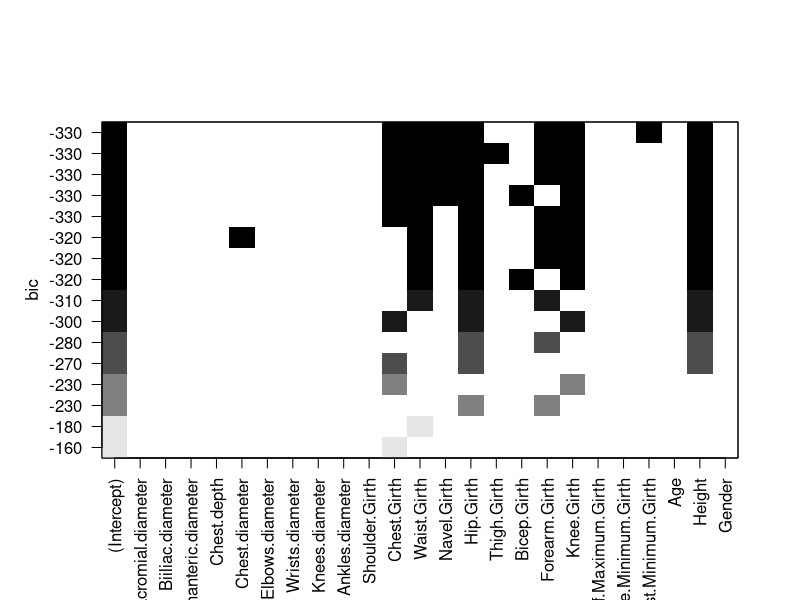

The R source for this figure: (Note: this script raises an error after producing the figure.)
## ---- chunk 1
# Cargo las librerías necesarias
if(!require(tidyr)) install.packages("tidyr")
if(!require(dplyr)) install.packages("dplyr")
if(!require(ggpubr)) install.packages("ggpubr")
if(!require(car)) install.packages("car")
if(!require(kableExtra)) install.packages("kableExtra")
if(!require(ggfortify)) install.packages("ggfortify")
if(!require(leaps)) install.packages("leaps")
if(!require(caret)) install.packages("caret")
if(!require(pROC)) install.packages("pROC")
## ---- chunk 2
# Definimos la semilla
set.seed(21388)

# Leemos los datos
datos <- read.csv2(file = "EP09 Datos.csv", stringsAsFactors = TRUE)

# Filtro los datos
datos_filtrados <- datos %>% mutate(IMC = Weight / ((Height/100) ^2)) %>% mutate(EN = ifelse(IMC > 23.2, 0, 1))
## ---- chunk 3

# Seleccionar una muestra de 100 personas
primera_muestra <- datos_filtrados %>% filter(EN == 0) %>% sample_n(50, replace = FALSE)
segunda_muestra <- datos_filtrados %>% filter(EN == 1) %>% sample_n(50, replace = FALSE)
muestra <- rbind(primera_muestra, segunda_muestra) %>% sample_frac(1L)

# Calculo una nueva muestra que tenga 15 personas con sobrepeso y 15 personas sin sobrepeso que no se repitan con la muestra anterior
tercera_muestra <- datos_filtrados %>% filter(EN == 0) %>% sample_n(15, replace = FALSE)
cuarta_muestra <- datos_filtrados %>% filter(EN == 1) %>% sample_n(15, replace = FALSE)

# Seleccionar una muestra de 30 personas
muestraTest <- rbind(tercera_muestra, cuarta_muestra) %>% sample_frac(1L)
## ---- chunk 4
# Definimos la semilla
set.seed(21388)

# Variables de respuesta
variable_respuesta_continua <- "Weight"
variable_respuesta_binaria <- "EN"
variable_prohibida <- c("IMC", "EN")

# Seleccionar datos excluyendo la variable de respuesta binaria
datos_modelo <- muestra %>% select(-all_of(variable_prohibida))

# Crear fórmula para la regresión
formula_regresion <- formula(paste(variable_respuesta_continua, ".", sep = " ~ "))

# Realizar selección exhaustiva de subconjuntos de variables
modelo_seleccion_subconjuntos <- regsubsets(formula_regresion, data = datos_modelo, 
                                            nbest = 2, nvmax = 8,method = "exhaustive")

# Obtener resumen de la selección
resumen_seleccion <- summary(modelo_seleccion_subconjuntos)

# Identificar el mejor modelo según BIC
indice_mejor_bic <- which.min(resumen_seleccion[["bic"]])

# Seleccionar los nombres de las variables del mejor modelo
variables_seleccionadas <- names(which(resumen_seleccion[["which"]][indice_mejor_bic, ])[-1])

# Imprimir resultados
print(resumen_seleccion)
print(variables_seleccionadas)

# Graficar la selección de subconjuntos
plot(modelo_seleccion_subconjuntos)

## ---- chunk 5

# Crear fórmula con las variables seleccionadas
formula_regresion_seleccionada <- formula(paste(variable_respuesta_continua, 
                                                paste(variables_seleccionadas, collapse = " + "), sep = " ~ "))
# Número de bootstrap
B <- 500
set.seed(21388)

# Entrenar el modelo
rlm1Entrenamiento <- train(formula_regresion_seleccionada, data = muestra, method = "lm",
                           trControl = trainControl(method = "boot", number = B))

# Obtener el modelo final
rlm1 <- rlm1Entrenamiento[["finalModel"]]

# Imprimir el resumen del modelo
print(summary(rlm1))

## ---- chunk 6
# Multicolinealidad
cat("Factores de inflación de la varianza:\n")
print(vif(rlm1))
## ---- chunk 7
variables_seleccionadas <- variables_seleccionadas[-1]
variables_seleccionadas <- variables_seleccionadas[-4]
variables_seleccionadas <- variables_seleccionadas[-1]
variables_seleccionadas <- variables_seleccionadas[-2]

rlm1_sel_text <- paste(variables_seleccionadas, collapse = " + ")
formula_regresion_seleccionada <- formula(paste(variable_respuesta_continua, rlm1_sel_text, sep = " ~ "))

rlm1_train <- train(formula_regresion_seleccionada, data = datos_modelo, method = "lm",
                    trControl = trainControl(method = "boot", number = B))
rlm1<- rlm1_train[["finalModel"]]

cat("Modelo de RLM 1 con cinco predictores:\n")
print(summary(rlm1))
cat("Factores de inflación de la varianza:\n")
print(vif(rlm1))

## ---- chunk 8
# Ajuste y linealidad
rlm1_equiv <- lm(formula_regresion_seleccionada, datos_modelo)
cat("Prueba de curvatura para los predictores del modelo de RLM 1:\n")
residualPlots(rlm1_equiv, linear = TRUE)

marginalModelPlots(rlm1_equiv, sd = TRUE, fitted = FALSE)

## ---- chunk 9
# Casos influyentes
rlm1_casos_influyente <- influencePlot(rlm1_equiv, id = list(n = 3))
cat("Casos notorios para el modelo de RLM:\n")
print(rlm1_casos_influyente)
cat("\n")
## ---- chunk 10
# Independencia de los residuos
cat("Prueba de la independencia de los residuos para el modelo de RLM:\n")
print(durbinWatsonTest(rlm1_equiv))
## ---- chunk 11
# Realizar validación cruzada

# Calcular el error cuadrático medio para el conjunto de entrenamiento

rmse_entrenamiento <- sqrt(mean(resid(rlm1_equiv) ** 2))
cat("MSE para el conjunto de entrenamiento:", rmse_entrenamiento, "\n")


predicciones_prueba_rlm <- predict(rlm1_equiv, muestraTest)

# Calcular el error cuadrático medio para el conjunto de prueba
error <- muestraTest[["Weight"]] - predicciones_prueba_rlm
rmse_prueba <- sqrt(mean(error ** 2))
cat("MSE para el conjunto de prueba:", rmse_prueba, "\n")

#calcula el cambio de error
cat("Cambio de error:", rmse_prueba - rmse_entrenamiento, "\n")

## ---- chunk 12
# Definir la semilla
set.seed(21388)


# Dividir muestra en entrenamiento y prueba

muestra_entrenamiento_2 <- datos_filtrados %>% sample_frac(0.7)
muestra_prueba_2 <- setdiff(datos_filtrados, muestra_entrenamiento_2)
## ---- chunk 13
# Configuración del control para RFE
rfe_control <- rfeControl(functions = lmFuncs, method = "repeatedcv", 
                          number = 5, repeats = 5, verbose = FALSE)

# Configuración del rango de tamaños de los subconjuntos
rfe_tamanos <- 5:15

# Aplicar RFE
set.seed(21388)
rfe_resultados <- rfe(
  x = muestra_entrenamiento_2 %>% select(-IMC, -Weight, -Height, -EN),
  y = muestra_entrenamiento_2$IMC,
  sizes = rfe_tamanos,
  rfeControl = rfe_control,
  metric = "Rsquared"
)

# Mostrar resultados de RFE
print(rfe_resultados)
plot(rfe_resultados)
## ---- chunk 14
# Obtener los mejores predictores seleccionados
mejores_predictores <- predictors(rfe_resultados)
cat("Mejores predictores seleccionados :
")
cat(paste(mejores_predictores, collapse = "\n "), "
")


# Crear fórmula del modelo inicial
formula_inicial <- as.formula(paste("IMC ~", paste(mejores_predictores, collapse = " + ")))

# Entrenar el modelo inicial
set.seed(21388)
modelo_inicial <- train(
  formula_inicial,
  data = muestra_entrenamiento_2,
  method = "lm",
  trControl = trainControl(method = "repeatedcv", number = 5, repeats = 5)
)

# Mostrar VIF del modelo inicial
cat("Factores de inflación de la varianza (VIF) del modelo inicial:\n")
print(vif(modelo_inicial$finalModel))
## ---- chunk 15
# Eliminar variables con VIF alto
a_eliminar <- c("Weight", "Gender", "Forearm.Girth", "Wrist.Minimum.Girth", 
               "Hip.Girth", "Bicep.Girth", "Chest.Girth", "Shoulder.Girth", 
               "Waist.Girth","Elbows.diameter")
mejores_predictores <- setdiff(mejores_predictores, a_eliminar)
cat("Mejores predictores seleccionados tras eliminar VIF alto:
")
cat(paste(mejores_predictores, collapse = "\n "), "
")

# Crear fórmula del modelo final
formula_final <- as.formula(paste("IMC ~", paste(mejores_predictores, collapse = " + ")))

# Entrenar el modelo final
set.seed(21388)
modelo_final <- train(
  formula_final,
  data = muestra_entrenamiento_2,
  method = "lm",
  trControl = trainControl(method = "repeatedcv", number = 5, repeats = 5)
)

# Resumen del modelo final
print(summary(modelo_final$finalModel))

# Mostrar VIF del modelo final
cat("Factores de inflación de la varianza (VIF) del modelo final:\n")
print(vif(modelo_final$finalModel))
## ---- chunk 16

# Crear un modelo equivalente con lm para realizar diagnósticos
modelo_equivalente <- lm(formula_final, data = muestra_entrenamiento_2)

# Gráfico de residuos
cat("Gráficos de diagnóstico:\n")
par(mfrow = c(2, 2))
plot(modelo_equivalente)

# Prueba de curvatura
cat("Prueba de curvatura:\n")
residualPlots(modelo_equivalente, linear = TRUE, ask = FALSE)

marginalModelPlots(modelo_equivalente, sd = TRUE, fitted = FALSE)
# para ver estos graficos se debe apretat enter en la terminal
## ---- chunk 17

# Entrenar el modelo final
set.seed(21388)
modelo_final <- train(
  formula_final,
  data = muestra_entrenamiento_2,
  method = "lm",
  trControl = trainControl(method = "repeatedcv", number = 5, repeats = 5)
)


## ---- chunk 18
# Gráfico de influencia
cat("Casos influyentes:\n")
influencePlot(modelo_final$finalModel)

# Identificar observaciones influyentes
cat("Observaciones influyentes:\n")
print(cooks.distance(modelo_final$finalModel))
## ---- chunk 19
# Prueba de Durbin-Watson
cat("Prueba de independencia de residuos:\n")
print(durbinWatsonTest(modelo_final$finalModel))
## ---- chunk 20
# Calcular el RMSE
predicciones <- predict(modelo_final, newdata = muestra_prueba_2)
rmse <- sqrt(mean((muestra_prueba_2$IMC - predicciones) ^ 2))
cat("RMSE en el conjunto de prueba:", rmse, "\n")

rlm2_err_df <- modelo_final$resample %>% select(RMSE)
rlm2_err_p <- ggplot(rlm2_err_df, aes(x = RMSE)) +
  geom_histogram(bins = 5, fill = "blue", alpha = 0.7) +
  theme_minimal() +
  labs(title = "Distribución del RMSE", x = "RMSE", y = "Frecuencia")
print(rlm2_err_p)

# Ver el rango de la variable IMC
rango_imc <- range(datos_filtrados$IMC)
cat("El rango de IMC es:", rango_imc[1], "a", rango_imc[2], "\n")

## ---- chunk 21
# Definir la semilla
set.seed(21388)


# Convertir EN a factor con niveles válidos
datos_3 <- datos_filtrados %>%
  mutate(
  EN = factor(EN, levels = unique(EN), labels = make.names(unique(EN)))
  ) %>%
  select(-c(Weight, Height, IMC))

# Dividir muestra en entrenamiento y prueba

muestra_entrenamiento_3 <- datos_3 %>% sample_frac(0.7)
muestra_prueba_3 <- setdiff(datos_3, muestra_entrenamiento_3)
## ---- chunk 22
# Configuración del control para RFE
lrFuncs$summary <- twoClassSummary
rfe_control <- rfeControl(
  functions = lrFuncs,
  method = "LOOCV",
  saveDetails = TRUE,
  returnResamp = "all",
  verbose = FALSE
)

# Aplicar RFE para regresión logística
set.seed(21388)
rfe_resultados <- rfe(
  x = muestra_entrenamiento_3 %>% select(-EN),
  y = muestra_entrenamiento_3$EN,
  sizes = 2:6,
  metric = "ROC",
  rfeControl = rfe_control
)

# Mostrar resultados de RFE
cat("Resultados de RFE:")
print(rfe_resultados)
plot(rfe_resultados)
## ---- chunk 23
# Obtener los mejores predictores seleccionados
mejores_predictores <- predictors(rfe_resultados)
cat("Mejores predictores seleccionados:")
cat(paste(mejores_predictores, collapse = "\n "), "\n")

# Crear fórmula del modelo final
formula_final <- as.formula(paste("EN ~", paste(mejores_predictores, collapse = " + ")))

# Entrenar el modelo final
train_control <- trainControl(
  method = "LOOCV",
  classProbs = TRUE,
  summaryFunction = twoClassSummary
)

set.seed(21388)
modelo_logit <- train(
  formula_final,
  data = muestra_entrenamiento_3,
  method = "glm",
  family = binomial,
  metric = "ROC",
  trControl = train_control
)

# Resumen del modelo final
cat("Resumen del modelo de regresión logística:")
print(summary(modelo_logit$finalModel))
## ---- chunk 24
# Extraer el modelo subyacente desde el objeto train
modelo_logit_base <- modelo_logit$finalModel
# Bondad de ajuste
cat("Bondad de ajuste del modelo univariado:\n")
rlogits_lrt <- anova(modelo_logit_base, test = "LRT")
print(rlogits_lrt)
## ---- chunk 25
# Eliminar predictores menos importantes
mejores_predictores <- setdiff(mejores_predictores, c("Knees.diameter", "Knee.Girth"))

# Crear fórmula del modelo final
formula_final <- as.formula(paste("EN ~", paste(mejores_predictores, collapse = " + ")))

# Entrenar el modelo final
set.seed(21388)
modelo_logit <- train(
  formula_final,
  data = muestra_entrenamiento_3,
  method = "glm",
  family = binomial,
  metric = "ROC",
  trControl = train_control
)

# Resumen del modelo final
print(summary(modelo_logit$finalModel))
## ---- chunk 26
# Crear un modelo equivalente con glm para realizar diagnósticos
modelo_equivalente <- glm(formula_final, data = muestra_entrenamiento_3, family = binomial(link = "logit"))

cat("Prueba de la independencia de los residuos para el modelo de RLogitM:\n")
print(durbinWatsonTest(modelo_equivalente))
## ---- chunk 27
cat("Factores de inflación de la varianza (VIF):\n")
print(vif(modelo_equivalente))
## ---- chunk 28
cat("\nCasos notorios para el modelo de regresión logística múltiple:\n")
rlogitm_inf_estad <- influencePlot(modelo_equivalente, id = list(n = 3))
print(rlogitm_inf_estad)

## ---- chunk 29
cat("Prueba de curvatura:\n")
residualPlots(modelo_equivalente, linear = TRUE, ask = FALSE)

marginalModelPlots(modelo_equivalente, fitted = TRUE)
## ---- chunk 30

# Predicción en el conjunto de prueba
predicciones <- predict(modelo_logit, newdata = muestra_prueba_3, type = "prob")

# Calcular la curva ROC
roc_obj <- roc(muestra_prueba_3$EN, predicciones[, "X1"], levels = c("X0", "X1"))
plot(roc_obj, print.auc = TRUE)
## ---- chunk 31
# Calcular metricas de rendimiento
metricas <- function(matriz) {
  exactitud <- sum(diag(matriz)) / sum(matriz)
  sensibilidad <- matriz[2, 2] / sum(matriz[, 2]) 
  especificidad <- matriz[1, 1] / sum(matriz[, 1])
  cat(sprintf("Exactitud: %.2f\nSensibilidad: %.2f\nEspecificidad: %.2f\n", exactitud,sensibilidad,especificidad))
  list(exactitud = exactitud, sensibilidad = sensibilidad, especificidad = especificidad)
}

# Comparar cambios entre entrenamiento y prueba
metricasDif <- function(entrenamiento, prueba) {
  cambio <- (entrenamiento - prueba) / prueba * 100
  return(cambio)
}
## ---- chunk 32

modeloRLogitM <- modelo_logit$finalModel
muestraEntrenamiento <- muestra_entrenamiento_3
muestraTest <- muestra_prueba_3

# Predicciones para el conjunto de entrenamiento
probabilidadesEntrenamiento <- predict(modeloRLogitM, muestraEntrenamiento, type = "response")
prediccionEntrenamiento <- ifelse(probabilidadesEntrenamiento >= 0.5, 1, 0)

# Predicciones para el conjunto de prueba
probabilidadesPrueba <- predict(modeloRLogitM, muestraTest, type = "response")
prediccionPrueba <- ifelse(probabilidadesPrueba >= 0.5, 1, 0)

# Matrices de confusión
matrizEntrenamiento <- table(Predicho = prediccionEntrenamiento, Observado = muestraEntrenamiento$EN)
matrizPrueba <- table(Predicho = prediccionPrueba, Observado = muestraTest$EN)

# Mostrar las matrices de confusión
cat("Matriz de confusión entrenamiento:\n")
print(matrizEntrenamiento)
cat("\nMatriz de confusión prueba:\n")
print(matrizPrueba)

# Obtener métricas
cat("\nRendimiento del modelo múltiple de entrenamiento:\n")
metricasEntrenamiento <- metricas(matrizEntrenamiento)

cat("\nRendimiento del modelo múltiple de prueba:\n")
metricasPrueba <- metricas(matrizPrueba)

cat(sprintf("\nCambios entre modelos de entrenamiento a prueba:\nCambio en Exactitud: %.2f%%\nCambio en Sensibilidad: %.2f%%\nCambio en Especificidad: %.2f%%\n", 
            metricasDif(metricasEntrenamiento$exactitud, metricasPrueba$exactitud),
            metricasDif(metricasEntrenamiento$sensibilidad,metricasPrueba$sensibilidad),
            metricasDif(metricasEntrenamiento$especificidad, metricasPrueba$especificidad)))
